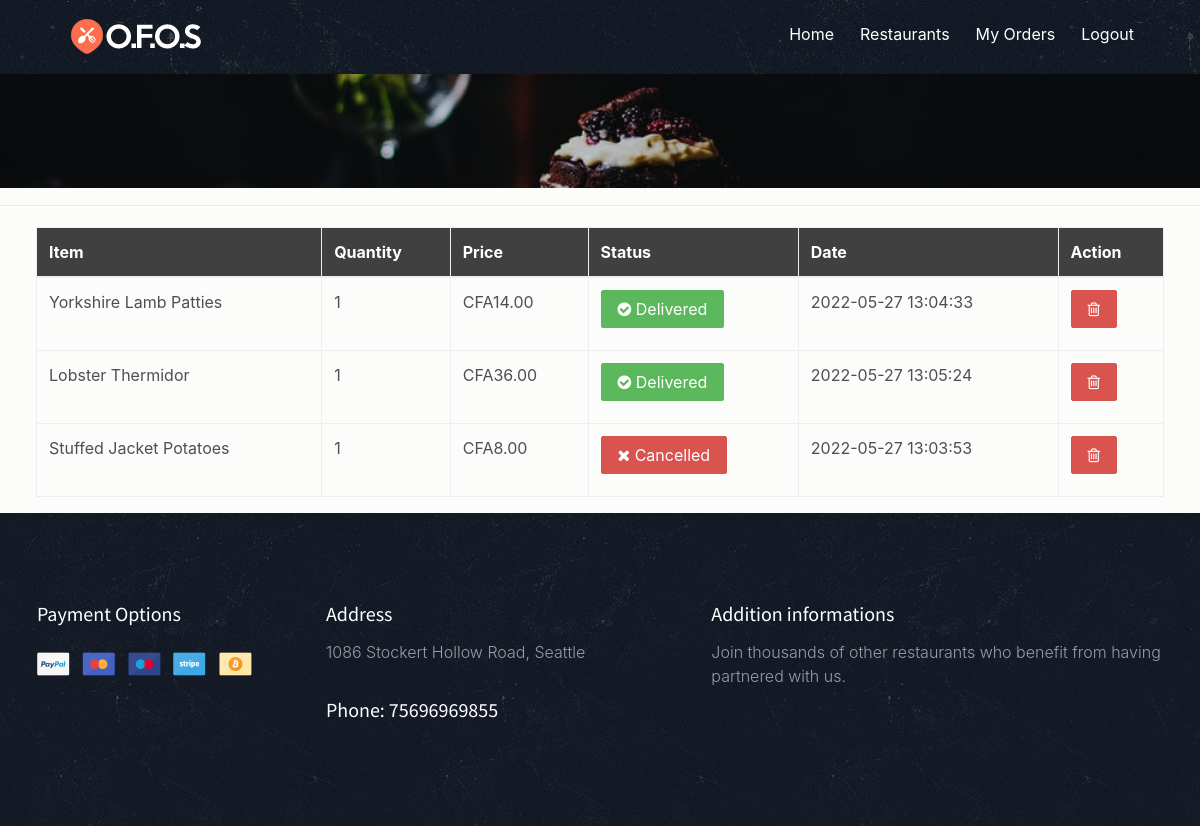
The page /your_orders.php (signed in) on the database its author committed.
### tables this page shows
CREATE TABLE `users_orders` (
  `o_id` int(222) NOT NULL,
  `u_id` int(222) NOT NULL,
  `title` varchar(222) NOT NULL,
  `quantity` int(222) NOT NULL,
  `price` decimal(10,2) NOT NULL,
  `status` varchar(222) DEFAULT NULL,
  `date` timestamp NOT NULL DEFAULT current_timestamp() ON UPDATE current_timestamp()
);

### your_orders.php (the view, shortened to what this page needs)
<!DOCTYPE html>
<html lang="en">
<?php
include("connection/connect.php");
if(empty($_SESSION['user_id']))
{
	header('location:login.php');
}
else
{
?>
<head>
    <link href="css/bootstrap.min.css" rel="stylesheet">
    <link href="css/font-awesome.min.css" rel="stylesheet">
    <link href="css/animsition.min.css" rel="stylesheet">
    <link href="css/animate.css" rel="stylesheet">
    <link href="css/style.css" rel="stylesheet">
	</head>
<body>
        <header id="header" class="header-scroll top-header headrom">
            <nav class="navbar navbar-dark">
                <div class="container">
                    <a class="navbar-brand" href="index.php"> <img class="img-rounded" src="images/icn.png" alt=""> </a>
                    <div class="collapse navbar-toggleable-md  float-lg-right" id="mainNavbarCollapse">
                        <ul class="nav navbar-nav">
                            <li class="nav-item"> <a class="nav-link active" href="index.php">Home <span class="sr-only">(current)</span></a> </li>
                            <li class="nav-item"> <a class="nav-link active" href="restaurants.php">Restaurants <span class="sr-only"></span></a> </li>
							<?php
						if(empty($_SESSION["user_id"]))
							{
								echo '<li class="nav-item"><a href="login.php" class="nav-link active">Login</a> </li>
							  <li class="nav-item"><a href="registration.php" class="nav-link active">Register</a> </li>';
							}
						else
							{
									echo  '<li class="nav-item"><a href="your_orders.php" class="nav-link active">My Orders</a> </li>';
									echo  '<li class="nav-item"><a href="logout.php" class="nav-link active">Logout</a> </li>';
							}
						?>
                        </ul>
                    </div>
                </div>
            </nav>
        </header>
        <div class="page-wrapper">
            <div class="inner-page-hero bg-image" data-image-src="images/img/pimg.jpg">
            </div>
            <div class="result-show">
            </div>
            <section class="restaurants-page">
                <div class="container">
                    <div class="row">
                        <div class="col-xs-12">
                          </div>
                        <div class="col-xs-12">
                            <div class="bg-gray">
                                <div class="row">
							<table class="table table-bordered table-hover">
						  <thead style = "background: #404040; color:white;">
							<tr>
							  <th>Item</th>
							  <th>Quantity</th>
							  <th>Price</th>
							   <th>Status</th>
							     <th>Date</th>
								   <th>Action</th>
							</tr>
						  </thead>
						  <tbody>
							<?php
						$query_res= mysqli_query($db,"select * from users_orders where u_id='".$_SESSION['user_id']."'");
												if(!mysqli_num_rows($query_res) > 0 )
														{
															echo '<td colspan="6"><center>You have No orders Placed yet. </center></td>';
														}
													else
														{
										  while($row=mysqli_fetch_array($query_res))
										  {
							?>
												<tr>
														 <td data-column="Item"> <?php echo $row['title']; ?></td>
														  <td data-column="Quantity"> <?php echo $row['quantity']; ?></td>
														  <td data-column="price">CFA<?php echo $row['price']; ?></td>
														   <td data-column="status">
														   <?php
																			$status=$row['status'];
																			?>
																			<?php
																			if($status=="closed")
																				{
																			?>
																			 <button type="button" class="btn btn-success" ><span  class="fa fa-check-circle" aria-hidden="true"></span> Delivered</button>
																			<?php
																			}
																			?>
																			<?php
																			if($status=="rejected")
																				{
																			?>
																			 <button type="button" class="btn btn-danger"> <i class="fa fa-close"></i> Cancelled</button>
																			<?php
																			}
																			?>
														   </td>
														  <td data-column="Date"> <?php echo $row['date']; ?></td>
														   <td data-column="Action"> <a href="delete_orders.php?order_del=<?php echo $row['o_id'];?>" onclick="return confirm('Are you sure you want to cancel your order?');" class="btn btn-danger btn-flat btn-addon btn-xs m-b-10"><i class="fa fa-trash-o" style="font-size:16px"></i></a>
															</td>
												</tr>
														<?php }} ?>
						  </tbody>
					</table>
                                </div>
                            </div>
                            </div>
                        </div>
                    </div>
                </div>
            <footer class="footer">
                    <div class="row bottom-footer">
                        <div class="container">
                            <div class="row">
                                <div class="col-xs-12 col-sm-3 payment-options color-gray">
                                    <h5>Payment Options</h5>
                                    <ul>
                                        <li>
                                            <a href="#"> <img src="images/paypal.png" alt="Paypal"> </a>
                                        </li>
                                        <li>
                                            <a href="#"> <img src="images/mastercard.png" alt="Mastercard"> </a>
                                        </li>
                                        <li>
                                            <a href="#"> <img src="images/maestro.png" alt="Maestro"> </a>
                                        </li>
                                        <li>
                                            <a href="#"> <img src="images/stripe.png" alt="Stripe"> </a>
                                        </li>
                                        <li>
                                            <a href="#"> <img src="images/bitcoin.png" alt="Bitcoin"> </a>
                                        </li>
                                    </ul>
                                </div>
                                <div class="col-xs-12 col-sm-4 address color-gray">
                                    <h5>Address</h5>
                                    <p>1086 Stockert Hollow Road, Seattle</p>
                                    <h5>Phone: 75696969855</a></h5> </div>
                                <div class="col-xs-12 col-sm-5 additional-info color-gray">
                                    <h5>Addition informations</h5>
                                   <p>Join thousands of other restaurants who benefit from having partnered with us.</p>
                                </div>
                            </div>
                        </div>
                    </div>
            </footer>
</body>
</html>
<?php
}
?>

### css/style.css (style rules this page uses)
body { background: rgba(252, 251, 249, 0.68); font-size: 16px; color: #4d4f56; font-weight: 400; overflow-x: hidden; }
.h1, .h2, .h3, .h4, .h5, .h6, h1, h2, h3, h4, h5, h6 { font-family: "Source Sans Pro", sans-serif; color: #25282b; }
a { color: #5c4ac7; }
ul { list-style-type: none; padding: 0; }
.container { max-width: 1270px; width: 94%; }
.page-wrapper { padding-top: 68px; }
.form-control-lg, .dropdown-menu, .btn, .btn-group-lg > .btn, .btn-lg, .img-rounded { border-radius: 2px; }
.btn { transition: all 0.4s; }
.m-b-10 { margin-bottom: 10px; }
#header { position: fixed; width: 100%; border: 0; z-index: 99; }
.navbar { background-image: url("../images/menu-bg.jpg"); padding: 0.95rem 1rem; border-radius: 0; }
.navbar-nav .nav-item { padding-left: 10px; }
footer { background: url(../images/pattern.png) center repeat; padding: 90px 0; z-index: 1; position: relative; }
.payment-options ul li { display: inline-block; margin-right: 8px; }
footer h5 { color: #fff; font-family: "Source Sans Pro", sans-serif; margin-bottom: 15px; }
footer p, footer, footer span { font-weight: 300; color: #9c9da5; }
footer ul li { margin-bottom: 6px; }
footer ul li a { color: #9c9da5; transition: all 0.3s; }
.address p { margin-bottom: 35px; }
footer li a { line-height: 20px; display: inline-block; }
.payment-options ul { margin-top: 10px; float: left; width: 100%; }
.inner-page-hero { padding-top: 5%; padding-bottom: 5%; }
.result-show { padding: 7px 0 10px; border-bottom: 1px solid #eaebeb; color: #333366; margin-bottom: 20px; }

### rows shown on the page
users_orders: title "Yorkshire Lamb Patties", quantity "1", price "14.00", status "closed" (drawn), date "2022-05-27 13:04:33"
users_orders: title "Lobster Thermidor", quantity "1", price "36.00", status "closed" (drawn), date "2022-05-27 13:05:24"
users_orders: title "Stuffed Jacket Potatoes", quantity "1", price "8.00", status "rejected" (drawn), date "2022-05-27 13:03:53"
